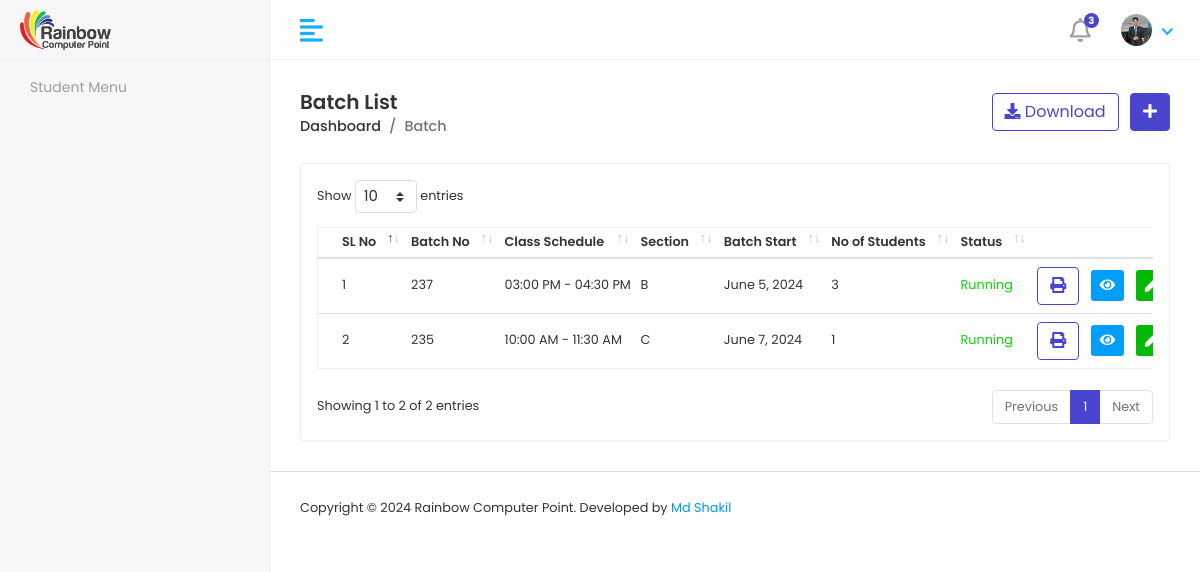
Page /batchList/ on the earlier database version.
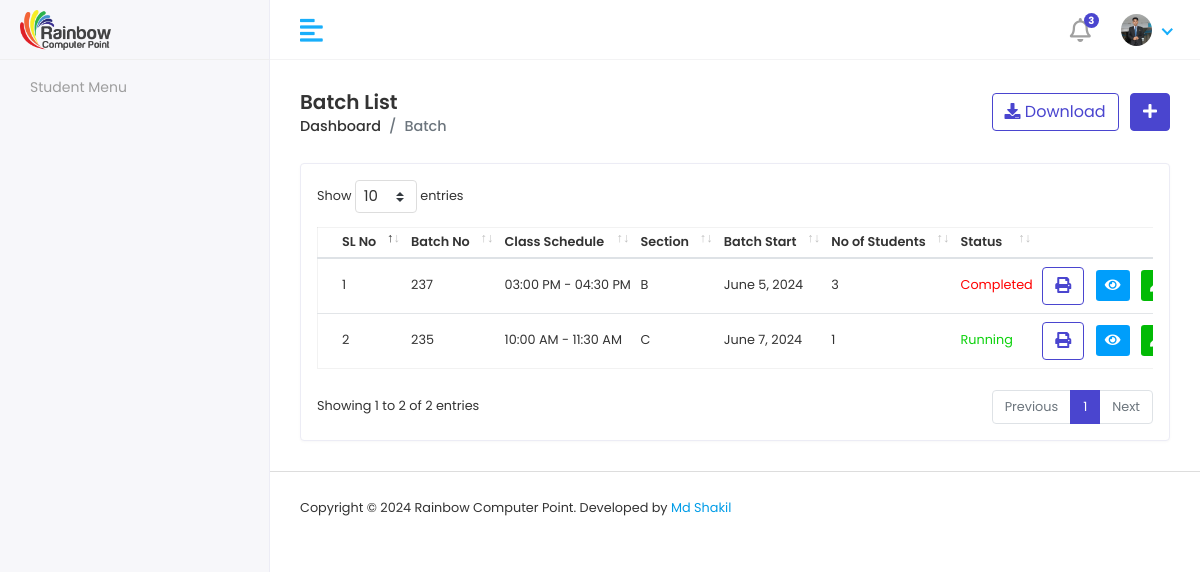
Same page on the later database version.
### RainbowApp/models.py (models this page shows, shortened)
class BatchInfoModel(models.Model):
    BatchNo = models.CharField(max_length=100, null=True)
    SCHEDULE = [
        ('09:00 AM - 10:00 AM','09:00 AM - 10:00 AM'),
        ('10:00 AM - 11:30 AM','10:00 AM - 11:30 AM'),
        ('11:30 AM - 01:00 PM','11:30 AM - 01:00 PM'),
        ('01:00 PM - 02:30 PM','01:00 PM - 02:30 PM'),
        ('03:00 PM - 04:30 PM','03:00 PM - 04:30 PM'),
        ('04:30 PM - 06:00 PM','04:30 PM - 06:00 PM'),
        ('06:00 PM - 07:30 PM','06:00 PM - 07:30 PM'),
        ('08:00 PM - 09:30 PM','08:00 PM - 09:30 PM'),
    ]
    Batchschedule = models.CharField(choices=SCHEDULE,max_length=100, null=True)
    SECTION = [
        ('A','A'),
        ('B','B'),
        ('C','C'),
    ]
    Section = models.CharField(choices=SECTION,max_length=100, null=True)
    STATUS = [
        ('Running','Running'),
        ('Completed','Completed'),
    ]
    Status = models.CharField(choices=STATUS,max_length=100, null=True)
    BatchStart = models.DateField()

### RainbowProject/batchviews.py (the view)
# urls.py: path('batchList/',batchList, name='batchList'),
def batchList(request):
    batchData = BatchInfoModel.objects.all()
    batch_data_with_counts = []
    for batch in batchData:
        student_count = StudentInfoModel.objects.filter(BatchNo=batch).count()
        batch_data_with_counts.append((batch, student_count))
    context = {
        'batch_data_with_counts': batch_data_with_counts
    }
    return render(request, 'mybatch/batchlist.html', context)

### template/mybatch/batchlist.html (shortened to what this page needs)
{% extends 'adminmaster/adminmaster.html' %}
{% block admincontent %}
{% load static %}
<div class="content container-fluid">
    <div class="page-header">
       <div class="row align-items-center">
          <div class="col">
             <h3 class="page-title">Batch List</h3>
             <ul class="breadcrumb">
                <li class="breadcrumb-item"><a href="{% url 'adminDashboard' %}">Dashboard</a></li>
                <li class="breadcrumb-item active">Batch</li>
             </ul>
          </div>
          <div class="col-auto text-right float-right ml-auto">
             <a href="#" class="btn btn-outline-primary mr-2"><i class="fas fa-download"></i> Download</a>
             <a href="{% url 'addBatch' %}" class="btn btn-primary"><i class="fas fa-plus"></i></a>
          </div>
       </div>
    </div>
    <div class="row">
       <div class="col-sm-12">
          <div class="card card-table">
             <div class="card-body">
                <div class="table-responsive">
                    {% include 'commons/message.html' %}
                    <table class="table table-hover table-center mb-0 datatable">
                     <thead>
                         <tr>
                             <th>SL No</th>
                             <th>Batch No</th>
                             <th>Class Schedule</th>
                             <th>Section</th>
                             <th>Batch Start</th>
                             <th>No of Students</th>
                             <th>Status</th>
                             <th class="text-right">Action</th>
                         </tr>
                     </thead>
                     <tbody>
                         {% for batch, student_count in batch_data_with_counts %}
                         <tr>
                             <td>{{ forloop.counter }}</td>
                             <td>{{ batch.BatchNo }}</td>
                             <td>{{ batch.Batchschedule }}</td>
                             <td>{{ batch.Section }}</td>
                             <td>{{ batch.BatchStart }}</td>
                             <td>{{ student_count }}</td>
                             <td {% if batch.Status == 'Running' %} style="color:rgb(12, 210, 12);" {% else %} style="color:red" {% endif %}>
                                 {{ batch.Status }}
                             </td>
                             <td class="text-right">
                                 <div class="actions">
                                    <button onclick="printBatch('{{ batch.BatchNo }}')" class="btn btn-outline-primary mr-2">
                                        <i class="fas fa-print"></i>
                                    </button>
                                     <a href="{% url 'viewSingleBatch' batch.BatchNo %}" class="btn btn-sm bg-info-light mr-2">
                                         <i class="fas fa-eye"></i>
                                     </a>
                                     <a href="{% url 'editBatch' batch.id %}" class="btn btn-sm bg-success-light mr-2">
                                         <i class="fas fa-pen"></i>
                                     </a>
                                 </div>
                             </td>
                         </tr>
                         {% endfor %}
                     </tbody>
                 </table>
                </div>
             </div>
          </div>
       </div>
    </div>
 </div>
{% endblock admincontent %}

Differences in the rows shown:
changed BatchInfoModel "03:00 PM - 04:30 PM": Status "Running" → "Completed"
